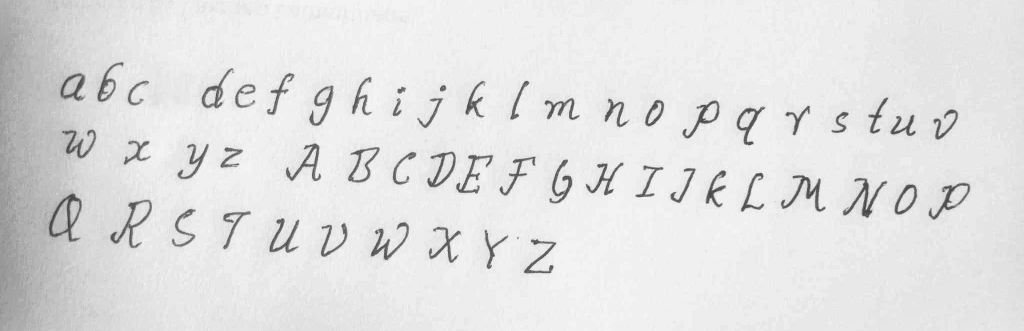
#> input picture examples/good_example.jpg, 2048 x 662 px (shown at 1/2 size); its folder holds only this picture in this run
$ python -i font_creation.py   (imports and definitions only)
#> lines starting #> are read from the running program, lines starting #| are printed output that depends on the picture; after the words box and inside, x2 and y2 are one past the last pixel; in counts of white or black regions, pixels touching at a corner belong together
#> further down, picture is the input picture: shape (662, 2048, 3); min 52, max 255, mean 225.7
import numpy as np
from fontTools.ttLib import TTFont, newTable
from fontTools.pens.ttGlyphPen import TTGlyphPen
from skimage.measure import find_contours
from skimage.morphology import skeletonize, remove_small_objects
import os
from typing import List, Tuple
import cv2

# [53 lines left out: function estimate_side_bearing_weights, not called in this run]

def make_uniform_thickness(image, output_height=100, target_thickness=7):
    """
    Convert a binary character image to uniform thickness font-like character using Distance Transform.

    Args:
        image (numpy.ndarray): Input binary character image.
        output_height (int): Target height for the character canvas before padding.
        target_thickness (int): Desired stroke thickness.

    Returns:
        numpy.ndarray: Processed character image.
    """
#> called with output_height = 100, target_thickness = 7

    output_width = output_height*image.shape[1]//image.shape[0]
#> output_width = 309

    img_resized = cv2.resize(image, (output_width, output_height), interpolation=cv2.INTER_LANCZOS4)
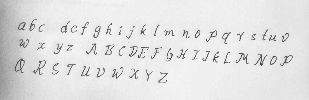
#> img_resized: shape (100, 309, 3); min 64, max 254, mean 225.7
    _, img_resized_binary = cv2.threshold(img_resized, 127, 255, cv2.THRESH_BINARY)
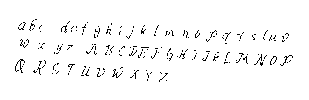
#> img_resized_binary: shape (100, 309, 3); 97.2% white; black in thin lines or dots, all inside (x1, y1, x2, y2) = (15, 19, 293, 82)

    kernel = cv2.getStructuringElement(cv2.MORPH_ELLIPSE, (3, 3))
    img_resized_binary = cv2.morphologyEx(img_resized_binary, cv2.MORPH_OPEN, kernel)
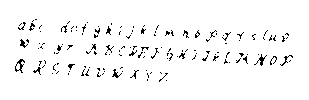
#> img_resized_binary: shape (100, 309, 3); 96.5% white; black in thin lines or dots, all inside (x1, y1, x2, y2) = (15, 19, 293, 82)
    img_resized_binary = cv2.morphologyEx(img_resized_binary, cv2.MORPH_CLOSE, kernel)
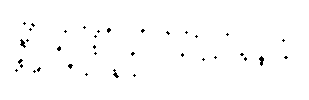
#> img_resized_binary: shape (100, 309, 3); 99% white; black in thin lines or dots, all inside (x1, y1, x2, y2) = (15, 22, 288, 78)

    skeleton_input_bool = img_resized_binary > 127
    skeleton_bool = skeletonize(skeleton_input_bool)
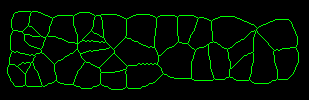
#> skeleton_bool: shape (100, 309, 3) bool; mean B, G, R 0, 0.0582, 0

    skeleton_uint8 = (skeleton_bool.astype(np.uint8) * 255)

    uniform_char_uint8 = np.zeros_like(skeleton_uint8)

    if np.count_nonzero(skeleton_uint8) == 0:
        uniform_char_uint8 = skeleton_uint8.copy()
    else:
        radius = target_thickness / 2.0
        img_inv_for_dt = (skeleton_bool == False).astype(np.uint8)
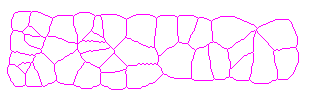
#> img_inv_for_dt: shape (100, 309, 3); mean B, G, R 1, 0.942, 1; drawn with 1 as white
#> (the run stopped early here; a loop or call above may not have finished)
